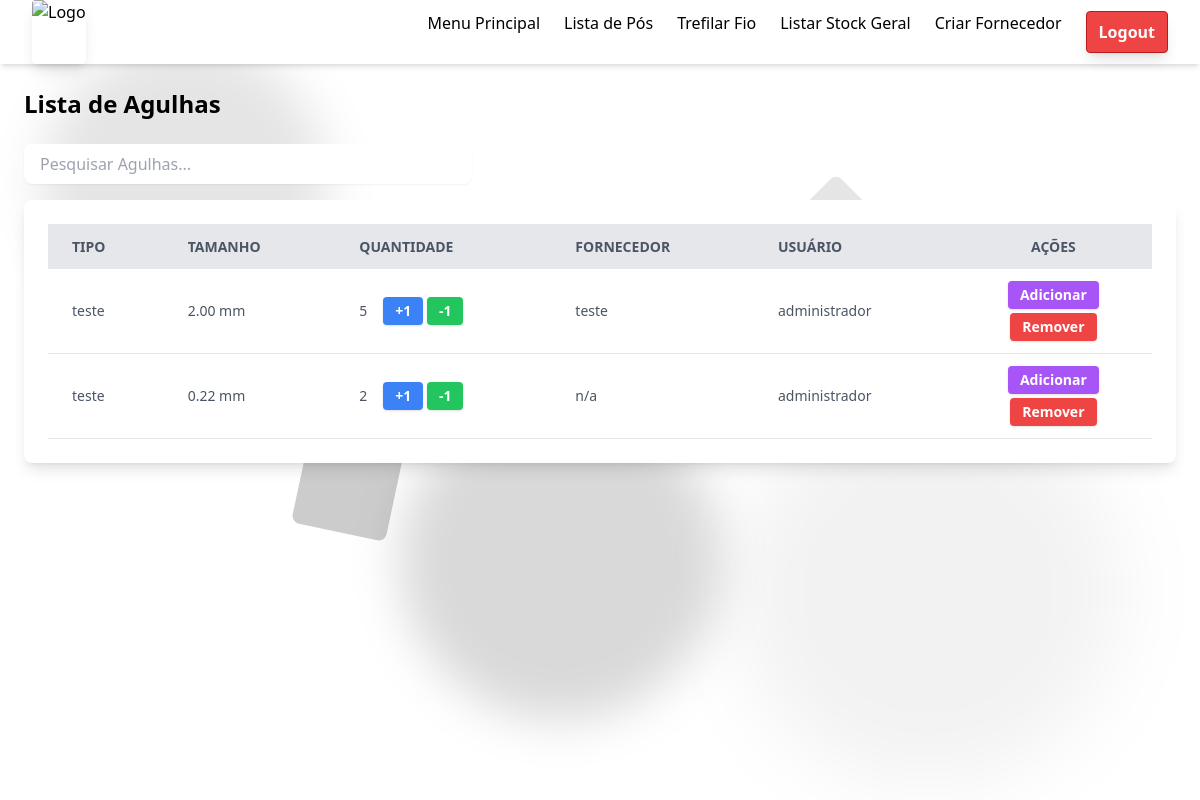
/listar_agulhas/ (signed in), run on the app's committed database.
### management/models.py (models this page shows, shortened)
class Agulhas(models.Model):
    tipo = models.CharField(max_length=100)
    tamanho = models.DecimalField(max_digits=10, decimal_places=2)
    quantidade = models.IntegerField()
    fornecedor = models.ForeignKey(Fornecedor, on_delete=models.CASCADE, null=True, blank=True)
    user = models.ForeignKey(User, on_delete=models.CASCADE, null=True, blank=True)

class Fornecedor(models.Model):
    nome = models.CharField(max_length=40)
    ref_fornecedor = models.CharField(max_length=14, blank=True, null=True)
    email = models.EmailField(blank=True, null=True)
    telefone = models.CharField(max_length=15, blank=True, null=True)

### management/views.py (the view, shortened to what this page needs)
# urls.py: path("listar_agulhas/", views.listar_agulhas, name="listar_agulhas"),
@login_required
def listar_agulhas(request):
    agulhas = Agulhas.objects.all()
    fornecedor = Fornecedor.objects.all()
    return render(request, 'management/listar_agulhas.html', {'agulhas': agulhas, 'fornecedor': fornecedor})

### management/templates/management/listar_agulhas.html (shortened to what this page needs)
{% extends 'management/base.html' %}
{% load static %}
{% block content %}
<h1 class="text-2xl font-bold text-black mb-6">Lista de Agulhas</h1>
<div class="flex justify-between items-center mb-4">
  <input type="text" id="searchInput" placeholder="Pesquisar Agulhas..."
         class="w-full max-w-md rounded-lg border-gray-300 focus:border-blue-500 focus:ring-blue-500 px-4 py-2 shadow-sm" />
</div>
<div class="overflow-x-auto w-full max-w-7xl bg-white rounded-lg shadow-lg p-6">
    <table id="agulhasTable" class="min-w-full table-auto">
        <thead>
            <tr class="bg-gray-200 text-gray-600 uppercase text-sm leading-normal">
                <th class="py-3 px-6 text-left">Tipo</th>
                <th class="py-3 px-6 text-left">Tamanho</th>
                <th class="py-3 px-6 text-left">Quantidade</th>
                <th class="py-3 px-6 text-left">Fornecedor</th>
                <th class="py-3 px-6 text-left">Usuário</th>
                <th class="py-3 px-6 text-center">Ações</th>
            </tr>
        </thead>
        <tbody class="text-gray-600 text-sm font-light">
            {% for agulha in agulhas %}
            <tr class="border-b border-gray-200 hover:bg-gray-100">
                <td class="py-3 px-6 text-left">
                    {{ agulha.tipo }}
                </td>
                <td class="py-3 px-6 text-left">
                    {{ agulha.tamanho }} mm
                </td>
                <td class="py-3 px-6 text-left">
                    <div class="flex items-center space-x-4">
                        <span class="font-medium">{{ agulha.quantidade }}</span>
                        <form method="POST" class="inline-block">
                            <button type="submit" name="increment" class="bg-blue-500 hover:bg-blue-600 text-white font-semibold px-3 py-1 rounded shadow">
                                +1
                            </button>
                            <button type="submit" name="decrement" class="bg-green-500 hover:bg-green-600 text-white font-semibold px-3 py-1 rounded shadow">
                                -1
                            </button>
                        </form>
                    </div>
                </td>
                <td class="py-3 px-6 text-left">
                    {{ agulha.fornecedor.nome }}
                </td>
                <td class="py-3 px-6 text-left">
                    {{ agulha.user.username }}
                </td>
                <td class="py-3 px-6 text-center">
                    <div class="flex flex-col items-center space-y-1">
                        <a href="{% url 'adicionar_agulha' agulha.id %}" class="bg-purple-500 hover:bg-purple-600 text-white font-semibold px-3 py-1 rounded shadow">
                            Adicionar
                        </a>
                        <a href="{% url 'remover_agulha' agulha.id %}" class="bg-red-500 hover:bg-red-600 text-white font-semibold px-3 py-1 rounded shadow">
                            Remover
                        </a>
                    </div>
                </td>
            </tr>
            {% empty %}
            <tr>
                <td colspan="6" class="py-3 px-6 text-center">Nenhuma agulha encontrada.</td>
            </tr>
            {% endfor %}
        </tbody>
    </table>
</div>
{% endblock %}

### data on the page
Agulhas: tipo "teste", tamanho "2.00", quantidade "5", fornecedor.nome "teste", user.username "administrador"
Agulhas: tipo "teste", tamanho "0.22", quantidade "2", fornecedor.nome "n/a", user.username "administrador"
